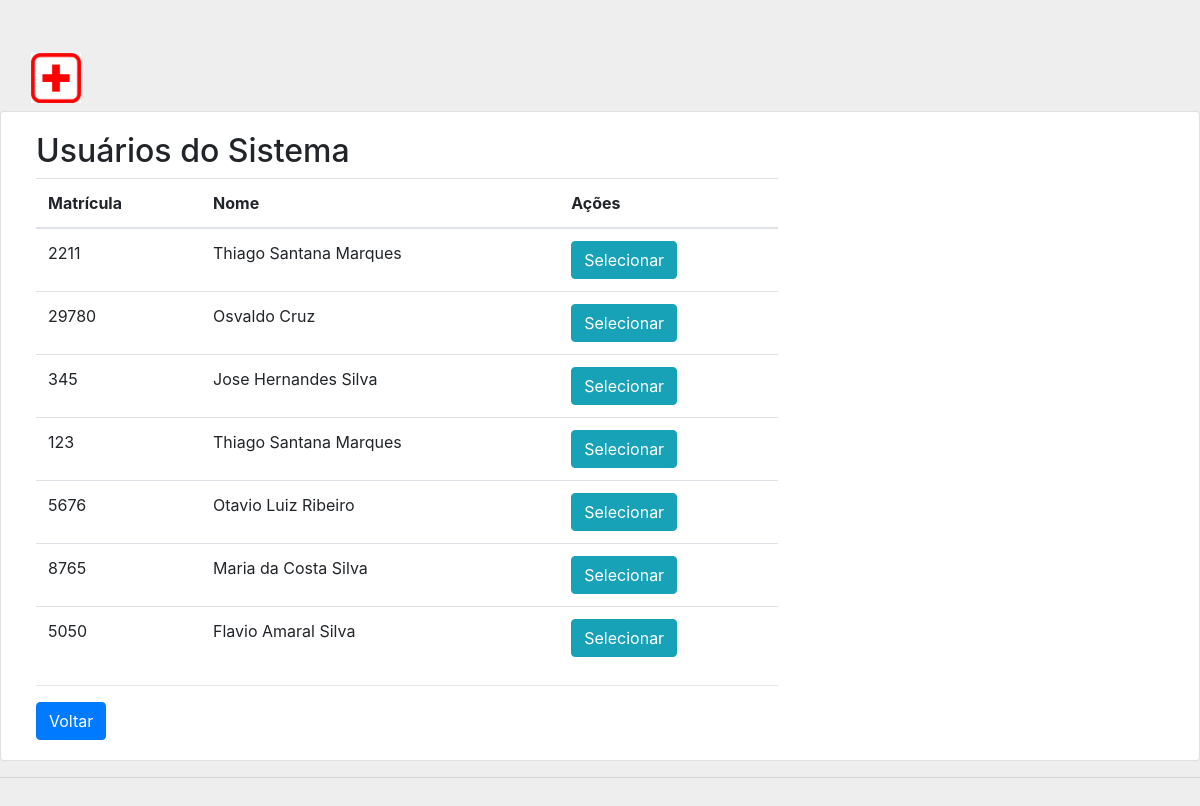
Page /pages/chooseCOREN.php on the committed database.
### tables this page shows
CREATE TABLE `usuario` (
  `ID_Usuario` int(11) NOT NULL,
  `Matricula` varchar(180) NOT NULL,
  `Nome` varchar(50) NOT NULL,
  `Senha` varchar(16) NOT NULL,
  `Email` varchar(100) NOT NULL,
  `Data_Nasc` date DEFAULT NULL,
  `Sex` varchar(1) DEFAULT NULL
);

### pages/chooseCOREN.php (the view, shortened to what this page needs)
<!DOCTYPE html>
<html>
<head>
    <link href="../css/bootstrap.css" rel="stylesheet">
    <link href="../css/signin.css" rel="stylesheet">
</head>
<body>
    <nav class="navbar navbar-default">
        <div class="container-fluid">
            <div class="navbar-header">
                <img src="../images/hospital.png" width="50" height="50" style="margin-top: 5px;">
            </div>
        </div>
    </nav>
    <div class="card">
        <div class="card-body">
            <div class="col-sm-8">
            <h2>Usuários do Sistema</h2>
            <table class="table">
                <thead>
                    <tr>
                        <th scope="col">Matrícula</td>
                        <th scope="col">Nome</td>
                        <th scope="col">Ações</td>
                    </tr>
                </thead>
                <tbody>
                    <?php
                                include_once '../config/conecta.php';
                                mysqli_select_db($link, "bd_hospital");
                                $query = "SELECT * FROM usuario WHERE id_usuario NOT IN (SELECT ID_Med FROM medico) OR (SELECT ID_Enf FROM enfermeiro)";
                                $result = mysqli_query($link, $query);
                                if(mysqli_num_rows($result)){
                                   while ($linha = mysqli_fetch_assoc($result)){
                                ?>
                    <tr>
                        <td><?= $linha['Matricula'] ?></td>
                        <td><?= $linha['Nome'] ?></td>
                        <td>
                            <a href="insertCOREN.php?id=<?=$linha['ID_Usuario']?>">
                                <button class="btn btn-info">Selecionar</button></a>
                        </td>
                    </tr>
                    <?php
                                }
                                 } else {
                                   print "NEHUM REGISTRO ENCONTRADO.";
                                }
                              ?>
                </tbody>
            </table>
                <hr>
                <a href="/BD_SH_2019/principal.php"><button class="btn btn-primary">Voltar</button></a>
            </div>
        </div>
    </div>
    <hr>
</body>
</html>

### css/signin.css (style rules this page uses)
body { padding-top: 40px; padding-bottom: 40px; background-color: #eee; }

### rows in the picture
usuario: Matricula "2211", Nome "Thiago Santana Marques"
usuario: Matricula "29780", Nome "Osvaldo Cruz"
usuario: Matricula "345", Nome "Jose Hernandes Silva"
usuario: Matricula "123", Nome "Thiago Santana Marques"
usuario: Matricula "5676", Nome "Otavio Luiz Ribeiro"
usuario: Matricula "8765", Nome "Maria da Costa Silva"
usuario: Matricula "5050", Nome "Flavio Amaral Silva"
